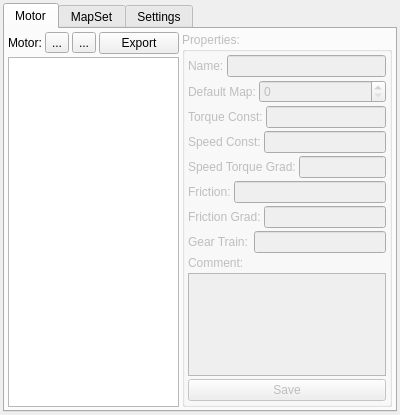
<?xml version="1.0" encoding="UTF-8"?>
<ui version="4.0">
 <class>MainWindow</class>
 <widget class="QMainWindow" name="MainWindow">
  <property name="geometry">
   <rect>
    <x>0</x>
    <y>0</y>
    <width>400</width>
    <height>415</height>
   </rect>
  </property>
  <property name="minimumSize">
   <size>
    <width>400</width>
    <height>415</height>
   </size>
  </property>
  <property name="maximumSize">
   <size>
    <width>400</width>
    <height>415</height>
   </size>
  </property>
  <property name="windowTitle">
   <string>Escorpio - Motor Editor</string>
  </property>
  <property name="windowIcon">
   <iconset resource="assets/assets.qrc">
    <normaloff>:/icon.png</normaloff>:/icon.png</iconset>
  </property>
  <widget class="QWidget" name="centralWidget">
   <layout class="QGridLayout" name="gridLayout">
    <property name="leftMargin">
     <number>3</number>
    </property>
    <property name="topMargin">
     <number>3</number>
    </property>
    <property name="rightMargin">
     <number>3</number>
    </property>
    <property name="bottomMargin">
     <number>3</number>
    </property>
    <property name="spacing">
     <number>3</number>
    </property>
    <item row="0" column="0">
     <widget class="QTabWidget" name="tabWidget">
      <property name="currentIndex">
       <number>0</number>
      </property>
      <widget class="QWidget" name="Motor">
       <attribute name="title">
        <string>Motor</string>
       </attribute>
       <layout class="QGridLayout" name="gridLayout_2">
        <property name="leftMargin">
         <number>3</number>
        </property>
        <property name="topMargin">
         <number>3</number>
        </property>
        <property name="rightMargin">
         <number>3</number>
        </property>
        <property name="bottomMargin">
         <number>3</number>
        </property>
        <property name="spacing">
         <number>3</number>
        </property>
        <item row="0" column="0">
         <layout class="QHBoxLayout" name="horizontalLayout_10">
          <property name="spacing">
           <number>3</number>
          </property>
          <item>
           <layout class="QVBoxLayout" name="verticalLayout_2">
            <property name="spacing">
             <number>3</number>
            </property>
            <item>
             <layout class="QHBoxLayout" name="horizontalLayout_8">
              <property name="spacing">
               <number>3</number>
              </property>
              <item>
               <widget class="QLabel" name="label">
                <property name="text">
                 <string>Motor:</string>
                </property>
               </widget>
              </item>
              <item>
               <widget class="QToolButton" name="addMotorButton">
                <property name="text">
                 <string>...</string>
                </property>
                <property name="icon">
                 <iconset resource="assets/assets.qrc">
                  <normaloff>:/add.png</normaloff>:/add.png</iconset>
                </property>
                <property name="iconSize">
                 <size>
                  <width>16</width>
                  <height>16</height>
                 </size>
                </property>
               </widget>
              </item>
              <item>
               <widget class="QToolButton" name="removeMotorButton">
                <property name="text">
                 <string>...</string>
                </property>
                <property name="icon">
                 <iconset resource="assets/assets.qrc">
                  <normaloff>:/cancel.png</normaloff>:/cancel.png</iconset>
                </property>
               </widget>
              </item>
              <item>
               <widget class="QPushButton" name="exportMotButton">
                <property name="text">
                 <string>Export</string>
                </property>
                <property name="icon">
                 <iconset resource="assets/assets.qrc">
                  <normaloff>:/export.png</normaloff>:/export.png</iconset>
                </property>
               </widget>
              </item>
             </layout>
            </item>
            <item>
             <widget class="QListWidget" name="motorList">
              <property name="sizePolicy">
               <sizepolicy hsizetype="Ignored" vsizetype="Expanding">
                <horstretch>0</horstretch>
                <verstretch>0</verstretch>
               </sizepolicy>
              </property>
              <property name="editTriggers">
               <set>QAbstractItemView::NoEditTriggers</set>
              </property>
              <property name="movement">
               <enum>QListView::Static</enum>
              </property>
              <property name="flow">
               <enum>QListView::TopToBottom</enum>
              </property>
              <property name="layoutMode">
               <enum>QListView::SinglePass</enum>
              </property>
              <property name="viewMode">
               <enum>QListView::IconMode</enum>
              </property>
             </widget>
            </item>
           </layout>
          </item>
          <item>
           <widget class="QGroupBox" name="motorPropGroup">
            <property name="enabled">
             <bool>false</bool>
            </property>
            <property name="title">
             <string>Properties:</string>
            </property>
            <layout class="QGridLayout" name="gridLayout_8">
             <property name="leftMargin">
              <number>3</number>
             </property>
             <property name="topMargin">
              <number>3</number>
             </property>
             <property name="rightMargin">
              <number>3</number>
             </property>
             <property name="bottomMargin">
              <number>3</number>
             </property>
             <property name="spacing">
              <number>3</number>
             </property>
             <item row="0" column="0">
              <layout class="QHBoxLayout" name="horizontalLayout">
               <property name="spacing">
                <number>3</number>
               </property>
               <item>
                <widget class="QLabel" name="label_2">
                 <property name="text">
                  <string>Name:</string>
                 </property>
                </widget>
               </item>
               <item>
                <widget class="QLineEdit" name="motorNameText"/>
               </item>
              </layout>
             </item>
             <item row="1" column="0">
              <layout class="QHBoxLayout" name="horizontalLayout_2">
               <property name="spacing">
                <number>3</number>
               </property>
               <item>
                <widget class="QLabel" name="label_3">
                 <property name="text">
                  <string>Default Map:</string>
                 </property>
                </widget>
               </item>
               <item>
                <widget class="QSpinBox" name="defMapSpin">
                 <property name="sizePolicy">
                  <sizepolicy hsizetype="Expanding" vsizetype="Fixed">
                   <horstretch>0</horstretch>
                   <verstretch>0</verstretch>
                  </sizepolicy>
                 </property>
                </widget>
               </item>
              </layout>
             </item>
             <item row="2" column="0">
              <layout class="QHBoxLayout" name="horizontalLayout_3">
               <property name="spacing">
                <number>3</number>
               </property>
               <item>
                <widget class="QLabel" name="label_4">
                 <property name="text">
                  <string>Torque Const:</string>
                 </property>
                </widget>
               </item>
               <item>
                <widget class="QLineEdit" name="torqueText"/>
               </item>
              </layout>
             </item>
             <item row="3" column="0">
              <layout class="QHBoxLayout" name="horizontalLayout_4">
               <property name="spacing">
                <number>3</number>
               </property>
               <item>
                <widget class="QLabel" name="label_5">
                 <property name="text">
                  <string>Speed Const:</string>
                 </property>
                </widget>
               </item>
               <item>
                <widget class="QLineEdit" name="speedText"/>
               </item>
              </layout>
             </item>
             <item row="4" column="0">
              <layout class="QHBoxLayout" name="horizontalLayout_5">
               <property name="spacing">
                <number>3</number>
               </property>
               <item>
                <widget class="QLabel" name="label_6">
                 <property name="text">
                  <string>Speed Torque Grad:</string>
                 </property>
                </widget>
               </item>
               <item>
                <widget class="QLineEdit" name="speedTorqueText"/>
               </item>
              </layout>
             </item>
             <item row="5" column="0">
              <layout class="QHBoxLayout" name="horizontalLayout_6">
               <property name="spacing">
                <number>3</number>
               </property>
               <item>
                <widget class="QLabel" name="label_7">
                 <property name="text">
                  <string>Friction:</string>
                 </property>
                </widget>
               </item>
               <item>
                <widget class="QLineEdit" name="frictionText"/>
               </item>
              </layout>
             </item>
             <item row="6" column="0">
              <layout class="QHBoxLayout" name="horizontalLayout_7">
               <property name="spacing">
                <number>3</number>
               </property>
               <item>
                <widget class="QLabel" name="label_8">
                 <property name="text">
                  <string>Friction Grad:</string>
                 </property>
                </widget>
               </item>
               <item>
                <widget class="QLineEdit" name="frictionGradText"/>
               </item>
              </layout>
             </item>
             <item row="7" column="0">
              <layout class="QHBoxLayout" name="horizontalLayout_21">
               <item>
                <widget class="QLabel" name="label_22">
                 <property name="text">
                  <string>Gear Train:</string>
                 </property>
                </widget>
               </item>
               <item>
                <widget class="QLineEdit" name="gearTrainText"/>
               </item>
              </layout>
             </item>
             <item row="8" column="0">
              <layout class="QVBoxLayout" name="verticalLayout">
               <property name="spacing">
                <number>3</number>
               </property>
               <item>
                <widget class="QLabel" name="label_9">
                 <property name="text">
                  <string>Comment:</string>
                 </property>
                </widget>
               </item>
               <item>
                <widget class="QPlainTextEdit" name="commentText"/>
               </item>
              </layout>
             </item>
             <item row="9" column="0">
              <spacer name="verticalSpacer">
               <property name="orientation">
                <enum>Qt::Vertical</enum>
               </property>
               <property name="sizeHint" stdset="0">
                <size>
                 <width>20</width>
                 <height>40</height>
                </size>
               </property>
              </spacer>
             </item>
             <item row="10" column="0">
              <widget class="QPushButton" name="saveButton">
               <property name="text">
                <string>Save</string>
               </property>
               <property name="icon">
                <iconset resource="assets/assets.qrc">
                 <normaloff>:/ok.png</normaloff>:/ok.png</iconset>
               </property>
              </widget>
             </item>
            </layout>
           </widget>
          </item>
         </layout>
        </item>
       </layout>
      </widget>
      <widget class="QWidget" name="MapSet">
       <attribute name="title">
        <string>MapSet</string>
       </attribute>
       <layout class="QGridLayout" name="gridLayout_5">
        <property name="leftMargin">
         <number>3</number>
        </property>
        <property name="topMargin">
         <number>3</number>
        </property>
        <property name="rightMargin">
         <number>3</number>
        </property>
        <property name="bottomMargin">
         <number>3</number>
        </property>
        <property name="spacing">
         <number>3</number>
        </property>
        <item row="0" column="0">
         <layout class="QHBoxLayout" name="horizontalLayout_14">
          <property name="spacing">
           <number>3</number>
          </property>
          <item>
           <layout class="QVBoxLayout" name="verticalLayout_4">
            <property name="spacing">
             <number>3</number>
            </property>
            <item>
             <layout class="QHBoxLayout" name="horizontalLayout_9">
              <property name="spacing">
               <number>3</number>
              </property>
              <item>
               <widget class="QLabel" name="label_10">
                <property name="text">
                 <string>MapSet:</string>
                </property>
               </widget>
              </item>
              <item>
               <widget class="QToolButton" name="addMapSetButton">
                <property name="text">
                 <string>...</string>
                </property>
                <property name="icon">
                 <iconset resource="assets/assets.qrc">
                  <normaloff>:/add.png</normaloff>:/add.png</iconset>
                </property>
               </widget>
              </item>
              <item>
               <widget class="QToolButton" name="removeMapSetButton">
                <property name="text">
                 <string>...</string>
                </property>
                <property name="icon">
                 <iconset resource="assets/assets.qrc">
                  <normaloff>:/cancel.png</normaloff>:/cancel.png</iconset>
                </property>
               </widget>
              </item>
              <item>
               <widget class="QPushButton" name="exportMapButton">
                <property name="text">
                 <string>Export</string>
                </property>
                <property name="icon">
                 <iconset resource="assets/assets.qrc">
                  <normaloff>:/export.png</normaloff>:/export.png</iconset>
                </property>
               </widget>
              </item>
             </layout>
            </item>
            <item>
             <widget class="QListWidget" name="mapList">
              <property name="editTriggers">
               <set>QAbstractItemView::NoEditTriggers</set>
              </property>
              <property name="verticalScrollMode">
               <enum>QAbstractItemView::ScrollPerItem</enum>
              </property>
             </widget>
            </item>
           </layout>
          </item>
          <item>
           <widget class="QGroupBox" name="mapSetPropGroup">
            <property name="enabled">
             <bool>false</bool>
            </property>
            <property name="title">
             <string>Properties:</string>
            </property>
            <layout class="QGridLayout" name="gridLayout_3">
             <property name="leftMargin">
              <number>3</number>
             </property>
             <property name="topMargin">
              <number>3</number>
             </property>
             <property name="rightMargin">
              <number>3</number>
             </property>
             <property name="bottomMargin">
              <number>3</number>
             </property>
             <property name="spacing">
              <number>3</number>
             </property>
             <item row="0" column="0">
              <layout class="QVBoxLayout" name="verticalLayout_6">
               <property name="spacing">
                <number>3</number>
               </property>
               <item>
                <layout class="QHBoxLayout" name="horizontalLayout_11">
                 <property name="spacing">
                  <number>3</number>
                 </property>
                 <item>
                  <widget class="QLabel" name="label_11">
                   <property name="sizePolicy">
                    <sizepolicy hsizetype="Fixed" vsizetype="Preferred">
                     <horstretch>0</horstretch>
                     <verstretch>0</verstretch>
                    </sizepolicy>
                   </property>
                   <property name="text">
                    <string>Name:</string>
                   </property>
                  </widget>
                 </item>
                 <item>
                  <widget class="QLineEdit" name="mapSetNameText"/>
                 </item>
                </layout>
               </item>
               <item>
                <layout class="QHBoxLayout" name="horizontalLayout_12">
                 <property name="spacing">
                  <number>3</number>
                 </property>
                 <item>
                  <widget class="QLabel" name="label_12">
                   <property name="sizePolicy">
                    <sizepolicy hsizetype="Fixed" vsizetype="Preferred">
                     <horstretch>0</horstretch>
                     <verstretch>0</verstretch>
                    </sizepolicy>
                   </property>
                   <property name="text">
                    <string>Motor:</string>
                   </property>
                  </widget>
                 </item>
                 <item>
                  <widget class="QComboBox" name="mapSetMotorCombo"/>
                 </item>
                </layout>
               </item>
               <item>
                <layout class="QHBoxLayout" name="horizontalLayout_13">
                 <property name="spacing">
                  <number>3</number>
                 </property>
                 <item>
                  <widget class="QLabel" name="label_13">
                   <property name="sizePolicy">
                    <sizepolicy hsizetype="Fixed" vsizetype="Preferred">
                     <horstretch>0</horstretch>
                     <verstretch>0</verstretch>
                    </sizepolicy>
                   </property>
                   <property name="text">
                    <string>Map:</string>
                   </property>
                  </widget>
                 </item>
                 <item>
                  <widget class="QComboBox" name="currentMapCombo"/>
                 </item>
                 <item>
                  <widget class="QToolButton" name="addMapButton">
                   <property name="text">
                    <string>...</string>
                   </property>
                   <property name="icon">
                    <iconset resource="assets/assets.qrc">
                     <normaloff>:/add.png</normaloff>:/add.png</iconset>
                   </property>
                  </widget>
                 </item>
                 <item>
                  <widget class="QToolButton" name="removeMapButton">
                   <property name="text">
                    <string>...</string>
                   </property>
                   <property name="icon">
                    <iconset resource="assets/assets.qrc">
                     <normaloff>:/cancel.png</normaloff>:/cancel.png</iconset>
                   </property>
                  </widget>
                 </item>
                </layout>
               </item>
               <item>
                <layout class="QVBoxLayout" name="verticalLayout_5">
                 <property name="spacing">
                  <number>3</number>
                 </property>
                 <item>
                  <widget class="QLabel" name="label_14">
                   <property name="text">
                    <string>Comment:</string>
                   </property>
                  </widget>
                 </item>
                 <item>
                  <widget class="QPlainTextEdit" name="mapSetCommentText"/>
                 </item>
                 <item>
                  <widget class="QPushButton" name="saveMapSetButton">
                   <property name="text">
                    <string>Save</string>
                   </property>
                   <property name="icon">
                    <iconset resource="assets/assets.qrc">
                     <normaloff>:/ok.png</normaloff>:/ok.png</iconset>
                   </property>
                  </widget>
                 </item>
                </layout>
               </item>
              </layout>
             </item>
            </layout>
           </widget>
          </item>
         </layout>
        </item>
        <item row="1" column="0">
         <widget class="QGroupBox" name="mapPropGroup">
          <property name="enabled">
           <bool>false</bool>
          </property>
          <property name="title">
           <string>Map Properties:</string>
          </property>
          <layout class="QGridLayout" name="gridLayout_4">
           <property name="leftMargin">
            <number>3</number>
           </property>
           <property name="topMargin">
            <number>3</number>
           </property>
           <property name="rightMargin">
            <number>3</number>
           </property>
           <property name="bottomMargin">
            <number>3</number>
           </property>
           <property name="spacing">
            <number>3</number>
           </property>
           <item row="0" column="0">
            <layout class="QHBoxLayout" name="horizontalLayout_15">
             <property name="spacing">
              <number>3</number>
             </property>
             <item>
              <widget class="QLabel" name="label_15">
               <property name="text">
                <string>Name:</string>
               </property>
              </widget>
             </item>
             <item>
              <widget class="QLineEdit" name="mapNameText"/>
             </item>
             <item>
              <widget class="QLabel" name="label_17">
               <property name="text">
                <string>A0:</string>
               </property>
              </widget>
             </item>
             <item>
              <widget class="QLineEdit" name="a0Text"/>
             </item>
             <item>
              <widget class="QLabel" name="label_16">
               <property name="text">
                <string>A1:</string>
               </property>
              </widget>
             </item>
             <item>
              <widget class="QLineEdit" name="a1Text"/>
             </item>
             <item>
              <widget class="QLabel" name="label_18">
               <property name="text">
                <string>A2:</string>
               </property>
              </widget>
             </item>
             <item>
              <widget class="QLineEdit" name="a2Text"/>
             </item>
            </layout>
           </item>
           <item row="1" column="0">
            <layout class="QHBoxLayout" name="horizontalLayout_16">
             <property name="spacing">
              <number>3</number>
             </property>
             <item>
              <widget class="QCheckBox" name="useSynchRectCheck">
               <property name="layoutDirection">
                <enum>Qt::RightToLeft</enum>
               </property>
               <property name="text">
                <string>SynchRect:</string>
               </property>
              </widget>
             </item>
             <item>
              <widget class="QCheckBox" name="useSynchSafeCheck">
               <property name="layoutDirection">
                <enum>Qt::RightToLeft</enum>
               </property>
               <property name="text">
                <string>SynchSafe:</string>
               </property>
              </widget>
             </item>
             <item>
              <widget class="QCheckBox" name="useEnRecoveryCheck">
               <property name="layoutDirection">
                <enum>Qt::RightToLeft</enum>
               </property>
               <property name="text">
                <string>Energy Recovery:</string>
               </property>
              </widget>
             </item>
             <item>
              <widget class="QCheckBox" name="flatOutCheck">
               <property name="layoutDirection">
                <enum>Qt::RightToLeft</enum>
               </property>
               <property name="text">
                <string>FlatOut:</string>
               </property>
              </widget>
             </item>
            </layout>
           </item>
           <item row="2" column="0">
            <layout class="QHBoxLayout" name="horizontalLayout_17">
             <property name="spacing">
              <number>3</number>
             </property>
             <item>
              <widget class="QLabel" name="label_19">
               <property name="text">
                <string>SynchItrh</string>
               </property>
              </widget>
             </item>
             <item>
              <widget class="QLineEdit" name="synchItrhText"/>
             </item>
             <item>
              <widget class="QLabel" name="label_20">
               <property name="text">
                <string>FlatLev:</string>
               </property>
              </widget>
             </item>
             <item>
              <widget class="QLineEdit" name="flatLevText"/>
             </item>
             <item>
              <widget class="QLabel" name="label_23">
               <property name="text">
                <string>Max Speed:</string>
               </property>
              </widget>
             </item>
             <item>
              <widget class="QLineEdit" name="maxSpeedText"/>
             </item>
            </layout>
           </item>
           <item row="3" column="0">
            <layout class="QHBoxLayout" name="horizontalLayout_18">
             <property name="spacing">
              <number>3</number>
             </property>
             <item>
              <spacer name="horizontalSpacer">
               <property name="orientation">
                <enum>Qt::Horizontal</enum>
               </property>
               <property name="sizeHint" stdset="0">
                <size>
                 <width>40</width>
                 <height>20</height>
                </size>
               </property>
              </spacer>
             </item>
             <item>
              <widget class="QPushButton" name="saveMapButton">
               <property name="sizePolicy">
                <sizepolicy hsizetype="Expanding" vsizetype="Fixed">
                 <horstretch>0</horstretch>
                 <verstretch>0</verstretch>
                </sizepolicy>
               </property>
               <property name="text">
                <string>Save</string>
               </property>
               <property name="icon">
                <iconset resource="assets/assets.qrc">
                 <normaloff>:/ok.png</normaloff>:/ok.png</iconset>
               </property>
              </widget>
             </item>
             <item>
              <spacer name="horizontalSpacer_2">
               <property name="orientation">
                <enum>Qt::Horizontal</enum>
               </property>
               <property name="sizeType">
                <enum>QSizePolicy::Expanding</enum>
               </property>
               <property name="sizeHint" stdset="0">
                <size>
                 <width>40</width>
                 <height>20</height>
                </size>
               </property>
              </spacer>
             </item>
            </layout>
           </item>
          </layout>
         </widget>
        </item>
       </layout>
      </widget>
      <widget class="QWidget" name="Settings">
       <attribute name="title">
        <string>Settings</string>
       </attribute>
       <layout class="QGridLayout" name="gridLayout_6">
        <property name="leftMargin">
         <number>3</number>
        </property>
        <property name="topMargin">
         <number>3</number>
        </property>
        <property name="rightMargin">
         <number>3</number>
        </property>
        <property name="bottomMargin">
         <number>3</number>
        </property>
        <property name="spacing">
         <number>3</number>
        </property>
        <item row="0" column="0">
         <layout class="QVBoxLayout" name="verticalLayout_7">
          <item>
           <widget class="QGroupBox" name="groupBox_3">
            <property name="title">
             <string>Database</string>
            </property>
            <layout class="QGridLayout" name="gridLayout_7">
             <property name="leftMargin">
              <number>3</number>
             </property>
             <property name="topMargin">
              <number>3</number>
             </property>
             <property name="rightMargin">
              <number>3</number>
             </property>
             <property name="bottomMargin">
              <number>3</number>
             </property>
             <property name="spacing">
              <number>3</number>
             </property>
             <item row="0" column="0">
              <layout class="QHBoxLayout" name="horizontalLayout_19">
               <item>
                <widget class="QLabel" name="label_21">
                 <property name="text">
                  <string>Database file path:</string>
                 </property>
                </widget>
               </item>
               <item>
                <widget class="QLineEdit" name="dbPathText"/>
               </item>
               <item>
                <widget class="QToolButton" name="dbPathButton">
                 <property name="text">
                  <string>...</string>
                 </property>
                 <property name="icon">
                  <iconset resource="assets/assets.qrc">
                   <normaloff>:/open.png</normaloff>:/open.png</iconset>
                 </property>
                </widget>
               </item>
              </layout>
             </item>
            </layout>
           </widget>
          </item>
          <item>
           <spacer name="verticalSpacer_2">
            <property name="orientation">
             <enum>Qt::Vertical</enum>
            </property>
            <property name="sizeHint" stdset="0">
             <size>
              <width>20</width>
              <height>40</height>
             </size>
            </property>
           </spacer>
          </item>
          <item>
           <layout class="QHBoxLayout" name="horizontalLayout_20">
            <item>
             <spacer name="horizontalSpacer_3">
              <property name="orientation">
               <enum>Qt::Horizontal</enum>
              </property>
              <property name="sizeHint" stdset="0">
               <size>
                <width>40</width>
                <height>20</height>
               </size>
              </property>
             </spacer>
            </item>
            <item>
             <widget class="QPushButton" name="saveSettingsButton">
              <property name="text">
               <string>Save</string>
              </property>
              <property name="icon">
               <iconset resource="assets/assets.qrc">
                <normaloff>:/ok.png</normaloff>:/ok.png</iconset>
              </property>
             </widget>
            </item>
            <item>
             <spacer name="horizontalSpacer_4">
              <property name="orientation">
               <enum>Qt::Horizontal</enum>
              </property>
              <property name="sizeHint" stdset="0">
               <size>
                <width>40</width>
                <height>20</height>
               </size>
              </property>
             </spacer>
            </item>
           </layout>
          </item>
         </layout>
        </item>
       </layout>
      </widget>
     </widget>
    </item>
   </layout>
  </widget>
  <widget class="QMenuBar" name="menuBar">
   <property name="geometry">
    <rect>
     <x>0</x>
     <y>0</y>
     <width>400</width>
     <height>21</height>
    </rect>
   </property>
  </widget>
 </widget>
 <layoutdefault spacing="6" margin="11"/>
 <resources>
  <include location="assets/assets.qrc"/>
 </resources>
 <connections/>
</ui>
